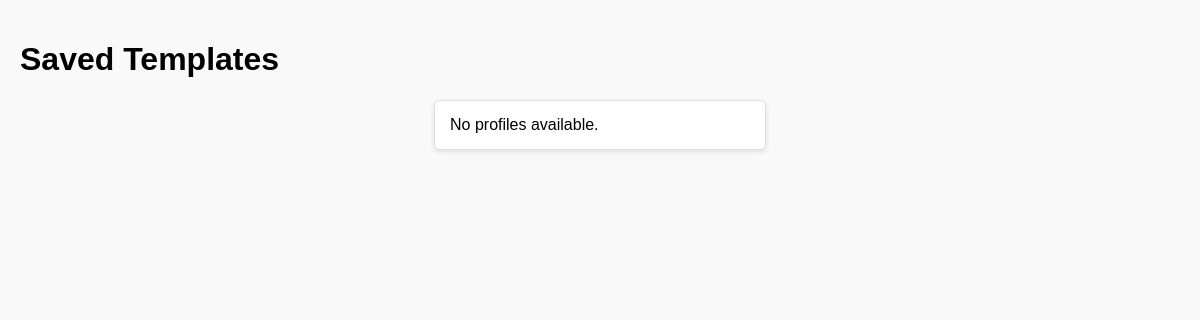
Page /saved_templates/ on the earlier database version.
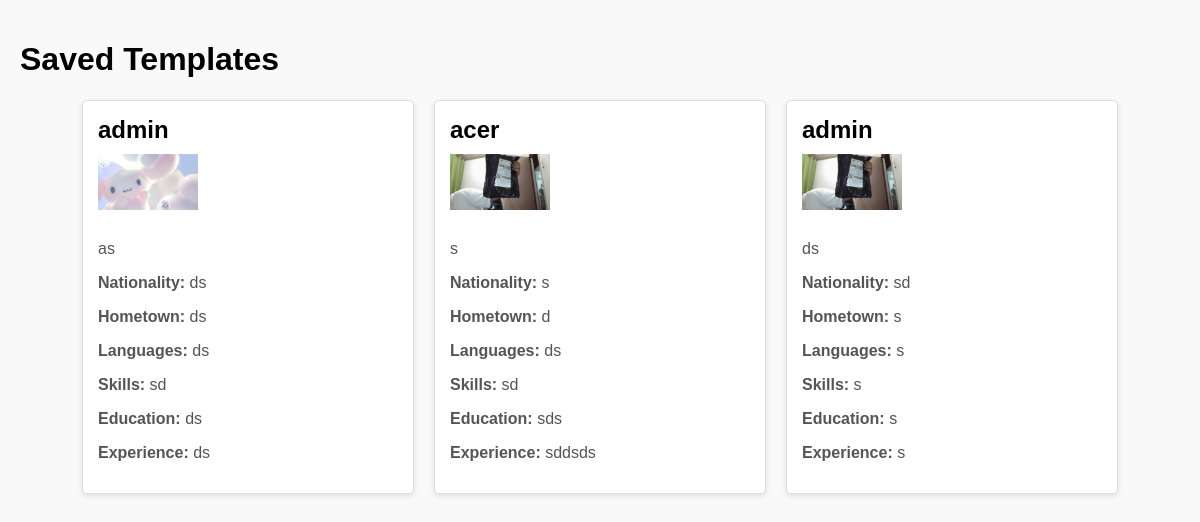
Same page on the later database version.
### myApp/models.py (models this page shows, shortened)
class AboutMe(models.Model):
    user = models.ForeignKey(User, on_delete=models.CASCADE, related_name='about_me', null=True)
    image = models.ImageField(upload_to='media/')
    description = models.CharField(max_length=200)
    background_nationality = models.CharField(max_length=100)
    background_hometown = models.CharField(max_length=100)
    background_languages = models.CharField(max_length=255)  # Comma-separated languages
    skills = models.CharField(max_length=255)  # Comma-separated skills
    education = models.CharField(max_length=255)  # Comma-separated education details
    experience = models.TextField()  # A detailed text field for experience

### myApp/views.py (the view)
# urls.py: path('saved_templates/', views.about_me_list, name='template_list'),
def about_me_list(request):
    about_me_profiles = AboutMe.objects.all()
    return render(request, 'myApp/savedTemplates.html',  {'templates': about_me_profiles})

### myApp/templates/myApp/savedTemplates.html (shortened to what this page needs)
<!DOCTYPE html>
<html lang="en">
<head>
</head>
<body>
    <h1>Saved Templates</h1>
    <div class="portfolio-container">
        {% for profile in templates %}
            <div class="portfolio-card">
                <h2>{{ profile.user.username }}</h2>
                <img src="{{ profile.image.url }}" alt="{{ profile.user.username }}'s image">
                <p>{{ profile.description }}</p>
                <p><strong>Nationality:</strong> {{ profile.background_nationality }}</p>
                <p><strong>Hometown:</strong> {{ profile.background_hometown }}</p>
                <p><strong>Languages:</strong> {{ profile.background_languages }}</p>
                <p><strong>Skills:</strong> {{ profile.skills }}</p>
                <p><strong>Education:</strong> {{ profile.education }}</p>
                <p><strong>Experience:</strong> {{ profile.experience }}</p>
            </div>
        {% empty %}
            <div class="portfolio-card">No profiles available.</div>
        {% endfor %}
    </div>
</body>
</html>

### myApp/templates/myApp/savedTemplates.html (style rules this page uses)
body { font-family: Arial, sans-serif; background-color: #f9f9f9; margin: 0; padding: 20px; }
.portfolio-container { display: flex; flex-wrap: wrap; gap: 20px; justify-content: center; }
.portfolio-card { background-color: white; border: 1px solid #ddd; border-radius: 5px; padding: 15px; width: 300px; box-shadow: 0 2px 5px rgba(0, 0, 0, 0.1); }
.portfolio-card h2 { font-size: 1.5em; margin: 0 0 10px; }
.portfolio-card p { font-size: 1em; color: #555; }
.portfolio-card img { width: 100px; height: auto; margin-bottom: 10px; }

Differences in the rows shown:
added AboutMe: user.username "admin", image (picture), description "as", background_nationality "ds", background_hometown "ds", background_languages "ds", skills "sd", education "ds", experience "ds"
added AboutMe: user.username "acer", image (picture), description "s", background_nationality "s", background_hometown "d", background_languages "ds", skills "sd", education "sds", experience "sddsds"
added AboutMe: user.username "admin", image (picture), description "ds", background_nationality "sd", background_hometown "s", background_languages "s", skills "s", education "s", experience "s"
Other differences:
text no longer shown: "No profiles available."
